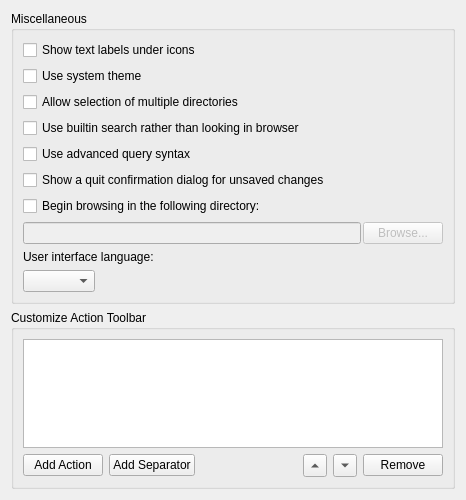
<?xml version="1.0" encoding="UTF-8"?>
<ui version="4.0">
 <class>InterfaceOptionsPage</class>
 <widget class="QWidget" name="InterfaceOptionsPage">
  <property name="geometry">
   <rect>
    <x>0</x>
    <y>0</y>
    <width>466</width>
    <height>500</height>
   </rect>
  </property>
  <layout class="QVBoxLayout">
   <item>
    <widget class="QGroupBox" name="groupBox_2">
     <property name="title">
      <string>Miscellaneous</string>
     </property>
     <layout class="QVBoxLayout">
      <item>
       <widget class="QCheckBox" name="toolbar_show_labels">
        <property name="text">
         <string>Show text labels under icons</string>
        </property>
       </widget>
      </item>
      <item>
       <widget class="QCheckBox" name="use_system_theme">
        <property name="text">
         <string>Use system theme</string>
        </property>
       </widget>
      </item>
      <item>
       <widget class="QCheckBox" name="toolbar_multiselect">
        <property name="text">
         <string>Allow selection of multiple directories</string>
        </property>
       </widget>
      </item>
      <item>
       <widget class="QCheckBox" name="builtin_search">
        <property name="text">
         <string>Use builtin search rather than looking in browser</string>
        </property>
       </widget>
      </item>
      <item>
       <widget class="QCheckBox" name="use_adv_search_syntax">
        <property name="text">
         <string>Use advanced query syntax</string>
        </property>
       </widget>
      </item>
      <item>
       <widget class="QCheckBox" name="quit_confirmation">
        <property name="text">
         <string>Show a quit confirmation dialog for unsaved changes</string>
        </property>
       </widget>
      </item>
      <item>
       <widget class="QCheckBox" name="starting_directory">
        <property name="text">
         <string>Begin browsing in the following directory:</string>
        </property>
       </widget>
      </item>
      <item>
       <layout class="QHBoxLayout" name="horizontalLayout_4">
        <property name="spacing">
         <number>2</number>
        </property>
        <item>
         <widget class="QLineEdit" name="starting_directory_path">
          <property name="enabled">
           <bool>false</bool>
          </property>
         </widget>
        </item>
        <item>
         <widget class="QPushButton" name="starting_directory_browse">
          <property name="enabled">
           <bool>false</bool>
          </property>
          <property name="text">
           <string>Browse...</string>
          </property>
         </widget>
        </item>
       </layout>
      </item>
      <item>
       <widget class="QLabel" name="label">
        <property name="text">
         <string>User interface language:</string>
        </property>
       </widget>
      </item>
      <item>
       <layout class="QHBoxLayout" name="horizontalLayout">
        <item>
         <widget class="QComboBox" name="ui_language"/>
        </item>
        <item>
         <spacer name="horizontalSpacer">
          <property name="orientation">
           <enum>Qt::Horizontal</enum>
          </property>
          <property name="sizeHint" stdset="0">
           <size>
            <width>40</width>
            <height>20</height>
           </size>
          </property>
         </spacer>
        </item>
       </layout>
      </item>
     </layout>
    </widget>
   </item>
   <item>
    <widget class="QGroupBox" name="customize_toolbar_box">
     <property name="sizePolicy">
      <sizepolicy hsizetype="MinimumExpanding" vsizetype="Preferred">
       <horstretch>0</horstretch>
       <verstretch>0</verstretch>
      </sizepolicy>
     </property>
     <property name="title">
      <string>Customize Action Toolbar</string>
     </property>
     <layout class="QVBoxLayout" name="verticalLayout">
      <item>
       <widget class="QListWidget" name="toolbar_layout_list">
        <property name="sizePolicy">
         <sizepolicy hsizetype="Expanding" vsizetype="Expanding">
          <horstretch>0</horstretch>
          <verstretch>0</verstretch>
         </sizepolicy>
        </property>
       </widget>
      </item>
      <item>
       <widget class="QWidget" name="edit_button_box" native="true">
        <layout class="QHBoxLayout" name="edit_box_layout">
         <property name="leftMargin">
          <number>0</number>
         </property>
         <property name="topMargin">
          <number>0</number>
         </property>
         <property name="rightMargin">
          <number>0</number>
         </property>
         <property name="bottomMargin">
          <number>0</number>
         </property>
         <item>
          <widget class="QPushButton" name="add_button">
           <property name="toolTip">
            <string>Add a new button to Toolbar</string>
           </property>
           <property name="text">
            <string>Add Action</string>
           </property>
          </widget>
         </item>
         <item>
          <widget class="QPushButton" name="insert_separator_button">
           <property name="toolTip">
            <string>Insert a separator</string>
           </property>
           <property name="text">
            <string>Add Separator</string>
           </property>
          </widget>
         </item>
         <item>
          <spacer name="button_box_spacer">
           <property name="orientation">
            <enum>Qt::Horizontal</enum>
           </property>
           <property name="sizeType">
            <enum>QSizePolicy::MinimumExpanding</enum>
           </property>
           <property name="sizeHint" stdset="0">
            <size>
             <width>50</width>
             <height>20</height>
            </size>
           </property>
          </spacer>
         </item>
         <item>
          <widget class="QToolButton" name="up_button">
           <property name="toolTip">
            <string>Move selected item up</string>
           </property>
           <property name="text">
            <string>...</string>
           </property>
           <property name="arrowType">
            <enum>Qt::UpArrow</enum>
           </property>
          </widget>
         </item>
         <item>
          <widget class="QToolButton" name="down_button">
           <property name="toolTip">
            <string>Move selected item down</string>
           </property>
           <property name="text">
            <string>...</string>
           </property>
           <property name="arrowType">
            <enum>Qt::DownArrow</enum>
           </property>
          </widget>
         </item>
         <item>
          <widget class="QPushButton" name="remove_button">
           <property name="toolTip">
            <string>Remove button from toolbar</string>
           </property>
           <property name="text">
            <string>Remove</string>
           </property>
          </widget>
         </item>
        </layout>
       </widget>
      </item>
     </layout>
    </widget>
   </item>
  </layout>
 </widget>
 <tabstops>
  <tabstop>toolbar_show_labels</tabstop>
  <tabstop>toolbar_multiselect</tabstop>
  <tabstop>builtin_search</tabstop>
  <tabstop>use_adv_search_syntax</tabstop>
  <tabstop>quit_confirmation</tabstop>
  <tabstop>starting_directory</tabstop>
  <tabstop>starting_directory_path</tabstop>
  <tabstop>starting_directory_browse</tabstop>
  <tabstop>ui_language</tabstop>
  <tabstop>toolbar_layout_list</tabstop>
  <tabstop>add_button</tabstop>
  <tabstop>insert_separator_button</tabstop>
  <tabstop>up_button</tabstop>
  <tabstop>down_button</tabstop>
  <tabstop>remove_button</tabstop>
 </tabstops>
 <resources/>
 <connections/>
</ui>
